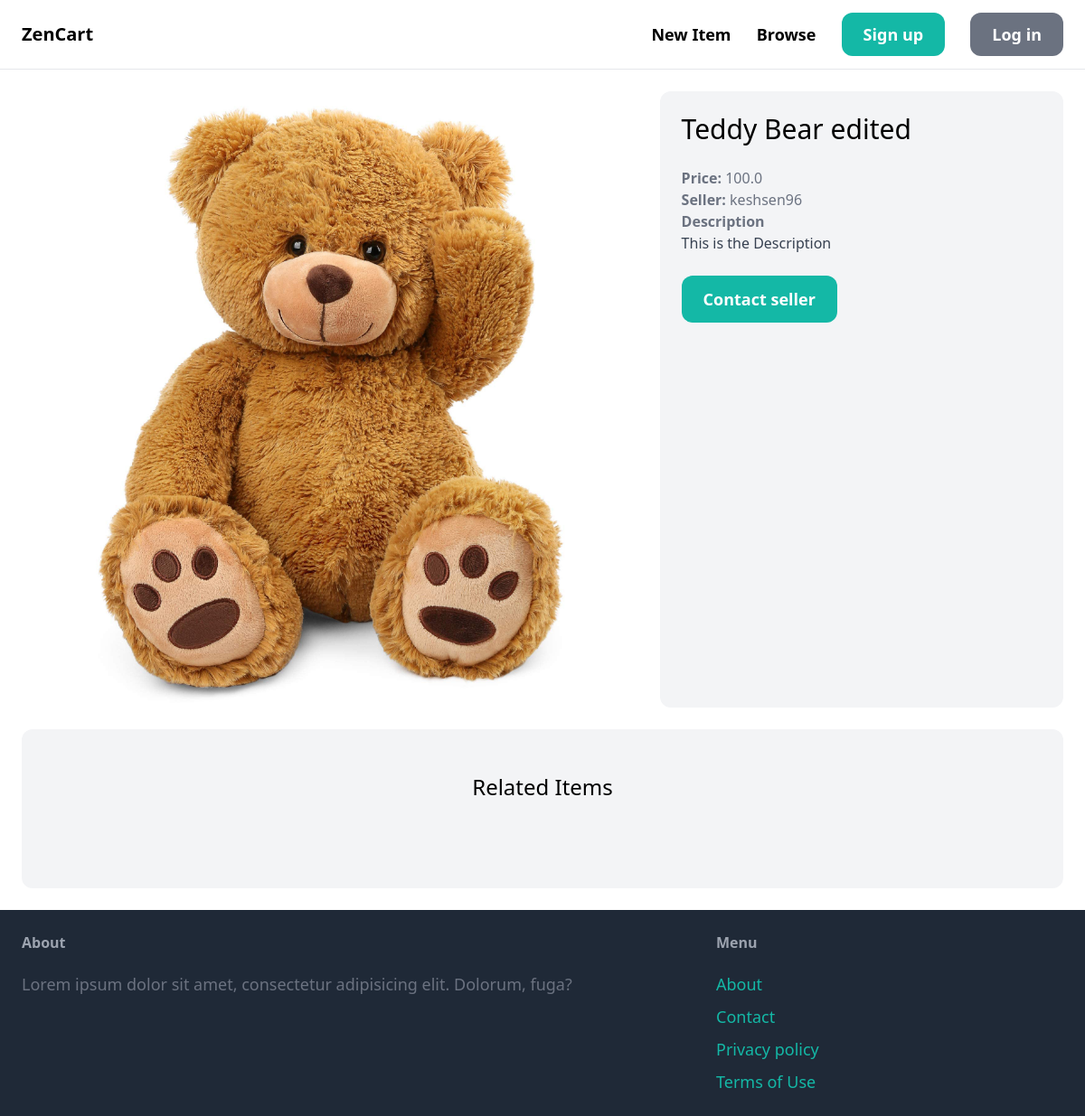
Page /items/1/ on the committed database.
### item/models.py (models this page shows)
class Item(models.Model):
    category = models.ForeignKey(Category, related_name='items', on_delete=models.CASCADE)
    name = models.CharField(max_length=255)
    description = models.TextField(blank=True, null=True)
    price = models.FloatField()
    image = models.ImageField(upload_to='item_images', blank=True, null=True)
    is_sold = models.BooleanField(default=False)
    created_by = models.ForeignKey(User, related_name='items', on_delete=models.CASCADE)
    created = models.DateTimeField(auto_now_add=True)

### item/views.py (the view)
# urls.py: path('<int:pk>/', views.detail, name='detail'),
def detail(request, pk):
    item = get_object_or_404(Item, pk=pk)
    related_item = Item.objects.filter(category=item.category, is_sold=False).exclude(pk=pk)[0:3]
    return render(request, 'detail.html', {
        'item': item,
        'related_items': related_item,
    })

### templates/detail.html (shortened to what this page needs)
{% extends 'base.html' %}
{% block content %}
    <div class="grid grid-cols-5 gap-6">
        <div class="col-span-3">
            <img src="{{ item.image.url }}" class="rounded-xl" alt="img_item">
        </div>
        <div class="col-span-2 p-6 bg-gray-100 rounded-xl">
            <h1 class="mb-6 text-3xl">{{ item.name }}</h1>
            <p class="text-gray-500"><strong>Price:</strong> {{ item.price }}</p>
            <p class="text-gray-500"><strong>Seller:</strong> {{ item.created_by.username }}</p>
            {% if item.description %}
                <p class="text-gray-700">
                    <strong class="text-gray-500">Description</strong><br>
                    {{ item.description }}
                </p>
            {% endif %}
            {% if request.user == item.created_by %}
                <div class="mt-6 p-6 bg-white rounded-xl">
                    <p>This is your Item</p>
                    <a href="{% url 'item:edit' item.id %}" class='inline-block mt-6 px-6 py-3 text-lg font-semibold bg-teal-500 text-white rounded-xl'>Edit</a>
                    <a href="{% url 'item:delete' item.id %}" class='inline-block mt-6 px-6 py-3 text-lg font-semibold bg-red-500 text-white rounded-xl'>Delete</a>
                </div>
            {% else %}
                <a href="{% url 'conversation:new' item.id %}" class="inline-block mt-6 px-6 py-3 text-lg font-semibold bg-teal-500 text-white rounded-xl hover:bg-teal-700">Contact seller</a>
            {% endif %}
        </div>
    </div>
    <div class="mt-6 px-6 py-12 bg-gray-100 rounded-xl">
        <h2 class="mb-12 text-2xl text-center">Related Items</h2>
    </div>
{% endblock %}

### templates/base.html (shortened to what this page needs)
<!DOCTYPE html>
<html lang="en">
<head>
    <script src="http://cdn.tailwindcss.com"></script>
</head>
<body>
    <nav class="py-6 px-6 flex justify-between items-center border-b border-gray-200">
        <a href="/" class="text-xl font-semibold">ZenCart</a>
        <div class="space-x-6">
            <a href="{% url 'item:new' %}" class="text-lg font-semibold hover:text-gray-500">New Item</a>
            <a href="{% url 'item:items' %}" class="text-lg font-semibold hover:text-gray-500">Browse</a>
            {% if request.user.is_authenticated %}
                <a href="{% url 'conversation:inbox' %}" class="px-6 py-3 text-lg font-semibold bg-teal-500 text-white rounded-xl hover:bg-teal-700">Inbox</a>
                <a href="{% url 'dashboard:index' %}" class="px-6 py-3 text-lg font-semibold bg-gray-500 text-white rounded-xl hover:bg-gray-700">Dashboard</a>
            {% else %}
                <a href="{% url 'home:signup' %}" class="px-6 py-3 text-lg font-semibold bg-teal-500 text-white rounded-xl hover:bg-teal-700">Sign up</a>
                <a href="{% url 'home:login' %}" class="px-6 py-3 text-lg font-semibold bg-gray-500 text-white rounded-xl hover:bg-gray-700">Log in</a>
            {% endif %}
        </div>
    </nav>
    <div class="px-6 py-6">
        {% block content %}
        {% endblock %}
    </div>
    <footer class="py-6 px-6 flex justify-between bg-gray-800">
        <div class="w-2/3 pr-10">
            <h3 class="mb-5 font-semibold text-gray-400">About</h3>
            <p class="text-lg text-gray-500">Lorem ipsum dolor sit amet, consectetur adipisicing elit. Dolorum, fuga?</p>
        </div>
        <div class="w-1/3">
            <h3 class="mb-5 font-semibold text-gray-400">Menu</h3>
            <ul class="space-y-2">
                <li><a href="#" class="text-lg text-teal-500 hover:text-teal-700">About</a></li>
                <li><a href="{% url 'home:contact' %}" class="text-lg text-teal-500 hover:text-teal-700">Contact</a></li>
                <li><a href="#" class="text-lg text-teal-500 hover:text-teal-700">Privacy policy</a></li>
                <li><a href="#" class="text-lg text-teal-500 hover:text-teal-700">Terms of Use</a></li>
            </ul>
        </div>
    </footer>
</body>
</html>

### rows in the picture
Item: image (picture), name "Teddy Bear edited", price "100.0", created_by.username "keshsen96", description "This is the Description"
